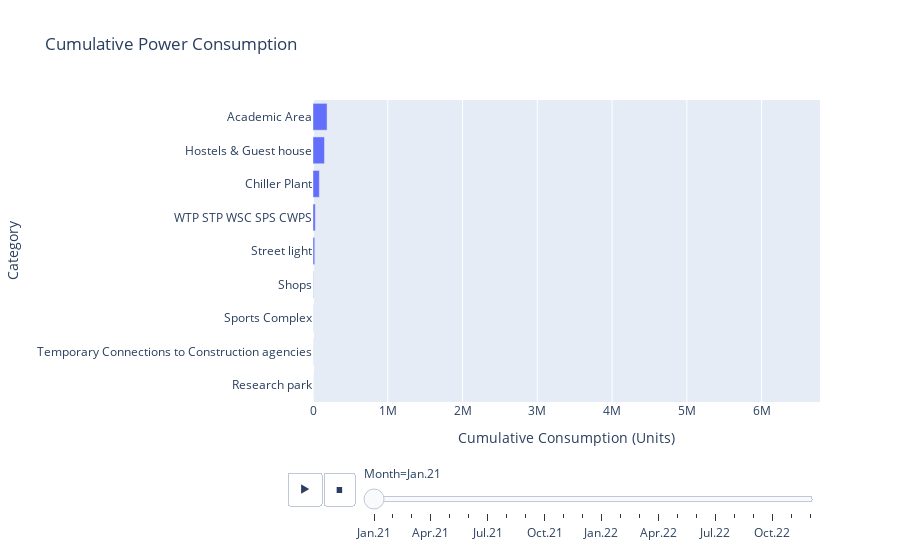

This figure's notebook cell:
### Markdown cell above
Despite this reduction, the combined rise in power demand from academic
  and sports activities leads to an overall increase in campus energy need,
  resulting in the highest supply requirements from Torrent Power during
  October.

### Code cell
df_long = consumption_full.melt(id_vars="Month", 
                                var_name="Category", 
                                value_name="Consumption")
month_order = {"Jan": 1, "Feb": 2, "Mar": 3, "Apr": 4, 
               "May": 5, "Jun": 6, "Jul": 7, "Aug": 8, 
               "Sep": 9, "Oct": 10, "Nov": 11, "Dec": 12}
df_long["Month_Num"] = df_long["Month"].map(month_order)
df_long = df_long.sort_values("Month_Num")
df_long["Cumulative_Consumption"] = df_long.groupby("Category")["Consumption"].cumsum()
df_long = df_long[df_long['Category'] != 'Total']
fig = px.bar(
    df_long,
    x="Cumulative_Consumption",
    y="Category",
    animation_frame="Month",
    orientation="h",
    range_x=[0, df_long["Cumulative_Consumption"].max() * 1.1],
    title="Cumulative Power Consumption",
    labels={"Cumulative_Consumption": "Cumulative Consumption (Units)", "Category": "Category"}
)
fig.update_layout(yaxis={'categoryorder': 'total ascending'})
fig.show()

### Figure 1 — Plotly figure (JSON) as saved in the notebook; plotly's stock layout.template omitted (floating-point values rounded to 4 significant figures)
{"data": [{"alignmentgroup": "True", "hovertemplate": "Month=Jan.21<br>Cumulative Consumption (Units)=%{x}<br>Category=%{y}<extra></extra>", "legendgroup": "", "marker": {"color": "#636efa", "pattern": {"shape": ""}}, "name": "", "offsetgroup": "", "orientation": "h", "showlegend": false, "textposition": "auto", "type": "bar", "x": [153626, 188357, 84975, 23515, 30806, 4700, 1020, 1749, 0], "xaxis": "x", "y": ["Hostels & Guest house", "Academic Area", "Chiller Plant", "Street light", "WTP STP WSC SPS CWPS", "Shops", "Temporary Connections to Construction agencies", "Sports Complex", "Research park"], "yaxis": "y"}], "layout": {"barmode": "relative", "legend": {"tracegroupgap": 0}, "sliders": [{"active": 0, "currentvalue": {"prefix": "Month="}, "len": 0.9, "pad": {"b": 10, "t": 60}, "steps": [{"args": [["Jan.21"], {"frame": {"duration": 0, "redraw": true}, "fromcurrent": true, "mode": "immediate", "transition": {"duration": 0, "easing": "linear"}}], "label": "Jan.21", "method": "animate"}, {"args": [["Feb.21"], {"frame": {"duration": 0, "redraw": true}, "fromcurrent": true, "mode": "immediate", "transition": {"duration": 0, "easing": "linear"}}], "label": "Feb.21", "method": "animate"}, {"args": [["Mar.21"], {"frame": {"duration": 0, "redraw": true}, "fromcurrent": true, "mode": "immediate", "transition": {"duration": 0, "easing": "linear"}}], "label": "Mar.21", "method": "animate"}, {"args": [["Apr.21"], {"frame": {"duration": 0, "redraw": true}, "fromcurrent": true, "mode": "immediate", "transition": {"duration": 0, "easing": "linear"}}], "label": "Apr.21", "method": "animate"}, {"args": [["May.21"], {"frame": {"duration": 0, "redraw": true}, "fromcurrent": true, "mode": "immediate", "transition": {"duration": 0, "easing": "linear"}}], "label": "May.21", "method": "animate"}, {"args": [["Jun.21"], {"frame": {"duration": 0, "redraw": true}, "fromcurrent": true, "mode": "immediate", "transition": {"duration": 0, "easing": "linear"}}], "label": "Jun.21", "method": "animate"}, {"args": [["Jul.21"], {"frame": {"duration": 0, "redraw": true}, "fromcurrent": true, "mode": "immediate", "transition": {"duration": 0, "easing": "linear"}}], "label": "Jul.21", "method": "animate"}, {"args": [["Aug.21"], {"frame": {"duration": 0, "redraw": true}, "fromcurrent": true, "mode": "immediate", "transition": {"duration": 0, "easing": "linear"}}], "label": "Aug.21", "method": "animate"}, {"args": [["Sep.21"], {"frame": {"duration": 0, "redraw": true}, "fromcurrent": true, "mode": "immediate", "transition": {"duration": 0, "easing": "linear"}}], "label": "Sep.21", "method": "animate"}, {"args": [["Oct.21"], {"frame": {"duration": 0, "redraw": true}, "fromcurrent": true, "mode": "immediate", "transition": {"duration": 0, "easing": "linear"}}], "label": "Oct.21", "method": "animate"}, {"args": [["Nov.21"], {"frame": {"duration": 0, "redraw": true}, "fromcurrent": true, "mode": "immediate", "transition": {"duration": 0, "easing": "linear"}}], "label": "Nov.21", "method": "animate"}, {"args": [["Dec.21"], {"frame": {"duration": 0, "redraw": true}, "fromcurrent": true, "mode": "immediate", "transition": {"duration": 0, "easing": "linear"}}], "label": "Dec.21", "method": "animate"}, {"args": [["Jan.22"], {"frame": {"duration": 0, "redraw": true}, "fromcurrent": true, "mode": "immediate", "transition": {"duration": 0, "easing": "linear"}}], "label": "Jan.22", "method": "animate"}, {"args": [["Feb.22"], {"frame": {"duration": 0, "redraw": true}, "fromcurrent": true, "mode": "immediate", "transition": {"duration": 0, "easing": "linear"}}], "label": "Feb.22", "method": "animate"}, {"args": [["Mar.22"], {"frame": {"duration": 0, "redraw": true}, "fromcurrent": true, "mode": "immediate", "transition": {"duration": 0, "easing": "linear"}}], "label": "Mar.22", "method": "animate"}, {"args": [["Apr.22"], {"frame": {"duration": 0, "redraw": true}, "fromcurrent": true, "mode": "immediate", "transition": {"duration": 0, "easing": "linear"}}], "label": "Apr.22", "method": "animate"}, {"args": [["May.22"], {"frame": {"duration": 0, "redraw": true}, "fromcurrent": true, "mode": "immediate", "transition": {"duration": 0, "easing": "linear"}}], "label": "May.22", "method": "animate"}, {"args": [["Jun.22"], {"frame": {"duration": 0, "redraw": true}, "fromcurrent": true, "mode": "immediate", "transition": {"duration": 0, "easing": "linear"}}], "label": "Jun.22", "method": "animate"}, {"args": [["Jul.22"], {"frame": {"duration": 0, "redraw": true}, "fromcurrent": true, "mode": "immediate", "transition": {"duration": 0, "easing": "linear"}}], "label": "Jul.22", "method": "animate"}, {"args": [["Aug.22"], {"frame": {"duration": 0, "redraw": true}, "fromcurrent": true, "mode": "immediate", "transition": {"duration": 0, "easing": "linear"}}], "label": "Aug.22", "method": "animate"}, {"args": [["Sep.22"], {"frame": {"duration": 0, "redraw": true}, "fromcurrent": true, "mode": "immediate", "transition": {"duration": 0, "easing": "linear"}}], "label": "Sep.22", "method": "animate"}, {"args": [["Oct.22"], {"frame": {"duration": 0, "redraw": true}, "fromcurrent": true, "mode": "immediate", "transition": {"duration": 0, "easing": "linear"}}], "label": "Oct.22", "method": "animate"}, {"args": [["Nov.22"], {"frame": {"duration": 0, "redraw": true}, "fromcurrent": true, "mode": "immediate", "transition": {"duration": 0, "easing": "linear"}}], "label": "Nov.22", "method": "animate"}, {"args": [["Dec.22"], {"frame": {"duration": 0, "redraw": true}, "fromcurrent": true, "mode": "immediate", "transition": {"duration": 0, "easing": "linear"}}], "label": "Dec.22", "method": "animate"}], "x": 0.1, "xanchor": "left", "y": 0, "yanchor": "top"}], "title": {"text": "Cumulative Power Consumption"}, "updatemenus": [{"buttons": [{"args": [null, {"frame": {"duration": 500, "redraw": true}, "fromcurrent": true, "mode": "immediate", "transition": {"duration": 500, "easing": "linear"}}], "label": "&#9654;", "method": "animate"}, {"args": [[null], {"frame": {"duration": 0, "redraw": true}, "fromcurrent": true, "mode": "immediate", "transition": {"duration": 0, "easing": "linear"}}], "label": "&#9724;", "method": "animate"}], "direction": "left", "pad": {"r": 10, "t": 70}, "showactive": false, "type": "buttons", "x": 0.1, "xanchor": "right", "y": 0, "yanchor": "top"}], "xaxis": {"anchor": "y", "domain": [0, 1], "range": [0, 6781000.0], "title": {"text": "Cumulative Consumption (Units)"}}, "yaxis": {"anchor": "x", "categoryorder": "total ascending", "domain": [0, 1], "title": {"text": "Category"}}}}
